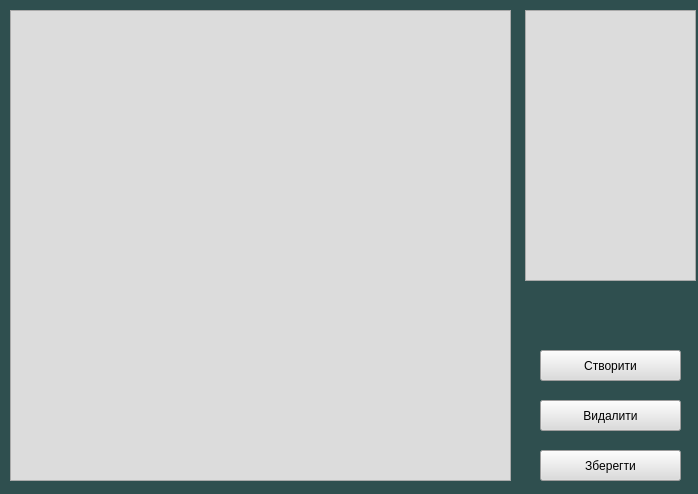
<?xml version="1.0" encoding="UTF-8"?>
<ui version="4.0">
 <class>MainWindow</class>
 <widget class="QMainWindow" name="MainWindow">
  <property name="geometry">
   <rect>
    <x>0</x>
    <y>0</y>
    <width>698</width>
    <height>494</height>
   </rect>
  </property>
  <property name="windowTitle">
   <string>Розумні нотатки</string>
  </property>
  <property name="styleSheet">
   <string notr="true">background-color: #2F4F4F;</string>
  </property>
  <widget class="QWidget" name="centralwidget">
   <widget class="QTextEdit" name="textEdit">
    <property name="geometry">
     <rect>
      <x>10</x>
      <y>10</y>
      <width>501</width>
      <height>471</height>
     </rect>
    </property>
    <property name="styleSheet">
     <string notr="true">background-color :Gainsboro;</string>
    </property>
   </widget>
   <widget class="QListWidget" name="listWidget">
    <property name="geometry">
     <rect>
      <x>525</x>
      <y>10</y>
      <width>171</width>
      <height>271</height>
     </rect>
    </property>
    <property name="styleSheet">
     <string notr="true">background-color: Gainsboro;</string>
    </property>
   </widget>
   <widget class="QPushButton" name="pushButton">
    <property name="geometry">
     <rect>
      <x>540</x>
      <y>350</y>
      <width>141</width>
      <height>31</height>
     </rect>
    </property>
    <property name="styleSheet">
     <string notr="true">background-color:Gainsboro;
border-radius: 10pc;</string>
    </property>
    <property name="text">
     <string>Створити</string>
    </property>
   </widget>
   <widget class="QPushButton" name="pushButton_2">
    <property name="geometry">
     <rect>
      <x>540</x>
      <y>400</y>
      <width>141</width>
      <height>31</height>
     </rect>
    </property>
    <property name="styleSheet">
     <string notr="true">background-color: Gainsboro;</string>
    </property>
    <property name="text">
     <string>Видалити</string>
    </property>
   </widget>
   <widget class="QPushButton" name="pushButton_3">
    <property name="geometry">
     <rect>
      <x>540</x>
      <y>450</y>
      <width>141</width>
      <height>31</height>
     </rect>
    </property>
    <property name="styleSheet">
     <string notr="true">background-color: Gainsboro;</string>
    </property>
    <property name="text">
     <string>Зберегти</string>
    </property>
   </widget>
  </widget>
 </widget>
 <resources/>
 <connections/>
</ui>
